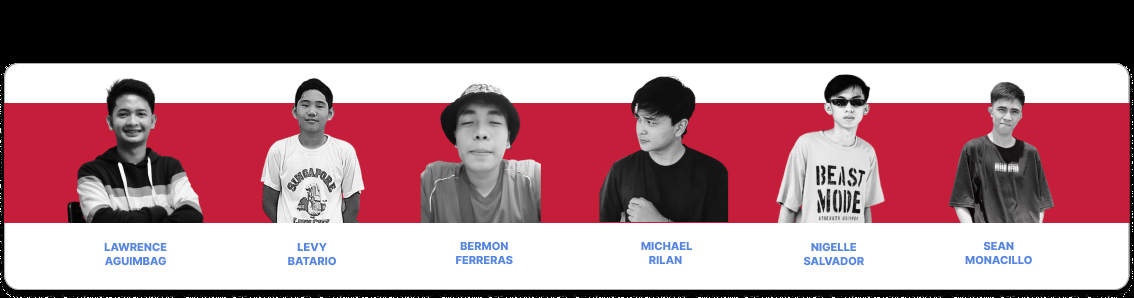
#> input picture layout/images/Frame 1team.png, 1134 x 298 px, given in place of the camera
$ python detect.py
#> lines starting #> are read from the running program, lines starting #| are printed output that depends on the picture
from time import time
import cv2, pandas
import requests
from datetime import datetime
import base64

# Assigning our data_frame to None
data_frame = None
# detect_list when any moving object appear
detect_list = [None,None]
# Time of movement
time = []

# Capturing video
video = cv2.VideoCapture(0)
print('')


def convertToBinaryData(filename):
    # Convert digital data to binary format
    path = filename
    with open(path, 'rb') as file:
        imageBase64 = base64.b64encode(file.read())
        url = 'http://localhost:5000/tolongges'
        check =  {"datetime": str(datetime.now().strftime("%B %d, %Y - ")+ str(datetime.now().strftime("%H:%M:%S"))), "image": str(imageBase64.decode('utf-8'))}
        sent = requests.post(url, json=check)
        print(sent.text)

    return imageBase64.decode('utf-8')

# Infinite while loop to treat stack of image as video
while True:
    current_dateTime = datetime.now()
    file_name =str(current_dateTime.hour)+str(current_dateTime.minute) + str(current_dateTime.second)


    check, frame = video.read()
#> frame is the input picture: shape (298, 1134, 3); mean B, G, R 121.6, 114.5, 152
    status = 0
    gray = cv2.cvtColor(frame,cv2.COLOR_BGR2GRAY)
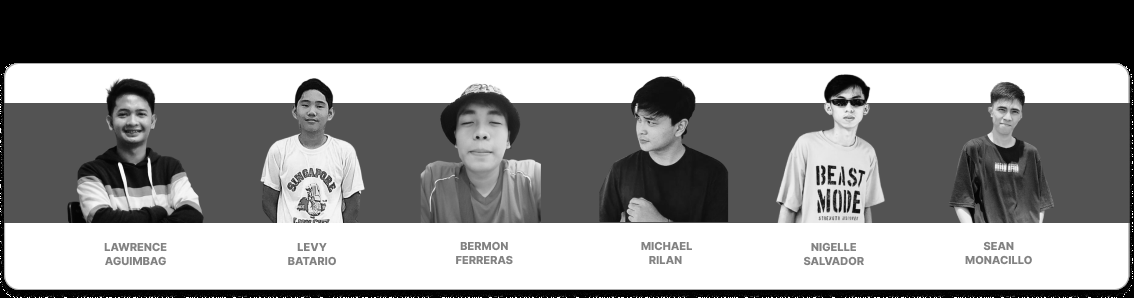
#> gray: shape (298, 1134); min 0, max 255, mean 126.5
    gray = cv2.GaussianBlur(gray,(5, 5),0)
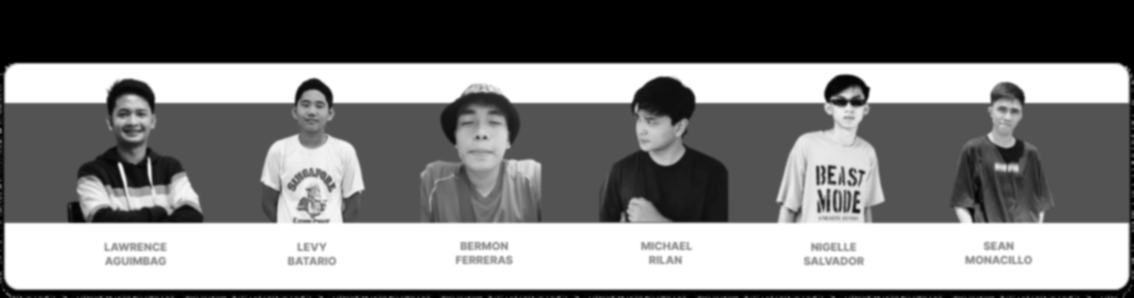
#> gray: shape (298, 1134); min 0, max 255, mean 126.5

    if data_frame is None:
        data_frame=gray
        continue

    delta_frame=cv2.absdiff(data_frame,gray)
    thresh_frame=cv2.threshold(delta_frame, 100, 255, cv2.THRESH_BINARY)[1]
    thresh_frame=cv2.dilate(thresh_frame, None, iterations=2)

    cnts,_=cv2.findContours(thresh_frame.copy(), cv2.RETR_EXTERNAL, cv2.CHAIN_APPROX_SIMPLE)

    for contour in cnts:
        if cv2.contourArea(contour) < 50000:
            continue
        status=1
        (x, y, w, h)=cv2.boundingRect(contour)
        cv2.rectangle(frame, (x, y), (x+w, y+h), (0,255,0), 3)

    detect_list.append(status)
    detect_list=detect_list[-2:]

    # Appending Start time of motion
    if detect_list[-1] == 1 and detect_list[-2] == 0:
        time.append(datetime.now())

	# Appending End time of motion
    if detect_list[-1] == 0 and detect_list[-2] == 1:
        time.append(datetime.now())
        print("MOTION DETECTED" ,datetime.now())
        cv2.imwrite("./upload/image"+str(file_name)+".jpg", frame)
        convertToBinaryData(filename="./upload/image"+str(file_name)+".jpg")


    cv2.imshow("MOTION DETECTOR CAMERA",frame)
    # WAITKEY
    key=cv2.waitKey(1)
    if key == ord('c'):
        break


video.release()
cv2.destroyAllWindows
